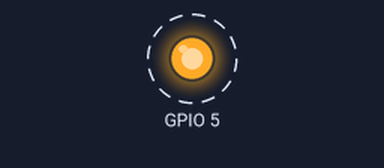
This program was run on a simulated ESP32. On the bench: output pins drawn as LEDs (lit = HIGH). Dashed ring = blinking.

Above: at 0.5 s.
Timing chart, 0 to 4.6 s (numbered marks = the images above):
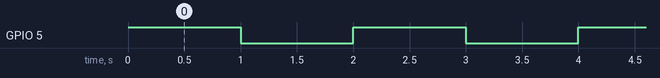

The program:

main.cpp
```cpp
#include <Arduino.h>
void setup()
{
    pinMode(5, OUTPUT);
}
void loop()
{
    digitalWrite(5, 1);
    delay(1000);
    digitalWrite(5, 0);
    delay(1000);
}
```

Measured:
- by itself, GPIO 5: alternates HIGH for 1.0 s and LOW for 1.0 s
